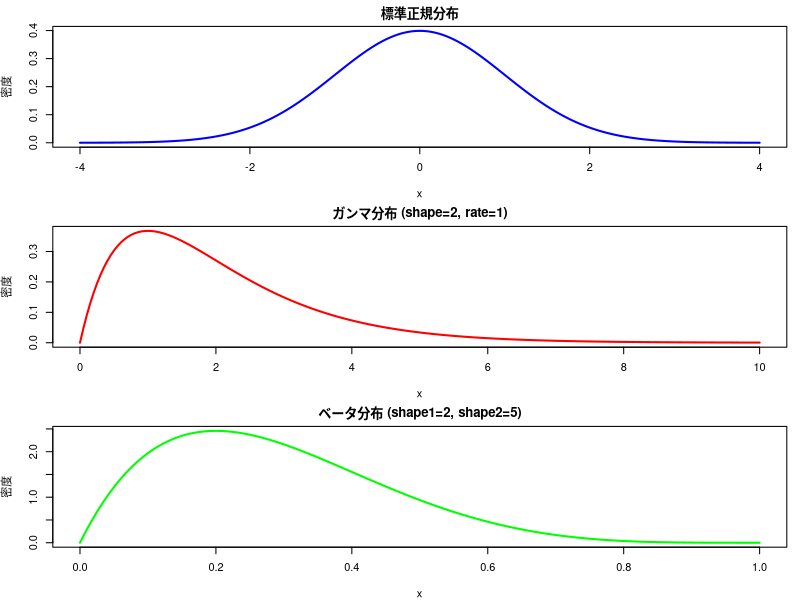

Write the R code that produced this figure.
## ---- chunk 1
# x軸の値を生成
x <- seq(-4, 4, length=200)

# 正規分布（平均0、標準偏差1）の確率密度関数
y_norm <- dnorm(x, mean=0, sd=1)

# ガンマ分布（shape=2, rate=1）の確率密度関数（xは正の範囲で）
x_gamma <- seq(0, 10, length=200)
y_gamma <- dgamma(x_gamma, shape=2, rate=1)

# ベータ分布（shape1=2, shape2=5）
x_beta <- seq(0, 1, length=200)
y_beta <- dbeta(x_beta, shape1=2, shape2=5)

# プロット設定
par(mfrow=c(3,1), mar=c(4,4,2,1))  # 3行1列に並べる

# 正規分布のプロット
plot(x, y_norm, type="l", col="blue", lwd=2, main="標準正規分布", ylab="密度", xlab="x")

# ガンマ分布のプロット
plot(x_gamma, y_gamma, type="l", col="red", lwd=2, main="ガンマ分布 (shape=2, rate=1)", ylab="密度", xlab="x")

# ベータ分布のプロット
plot(x_beta, y_beta, type="l", col="green", lwd=2, main="ベータ分布 (shape1=2, shape2=5)", ylab="密度", xlab="x")

